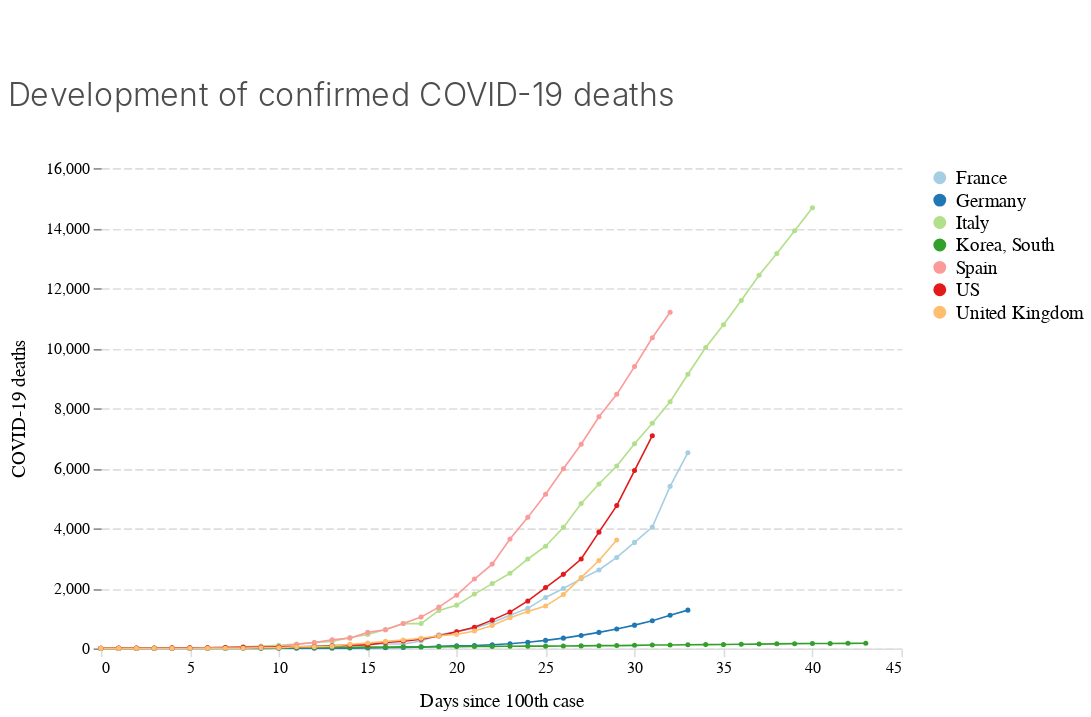

Notebook cell for this chart:
### Code cell
chart_deaths

### Figure 1 — Vega-Lite specification as saved in the notebook (floating-point values rounded to 4 significant figures; data arrays with more than 128 entries replaced by an {"elided": "..."} marker saying what was removed)
{"$schema": "https://vega.github.io/schema/vega-lite/v3.4.0.json", "config": {"area": {"fill": "#1696d2"}, "axisX": {"domain": true, "domainColor": "#DEDDDD", "domainDashOffset": 10, "domainWidth": 1, "grid": false, "labelAngle": 0, "labelFont": "Avenir", "labelFontSize": 10, "tickColor": "#DEDDDD", "titleFont": "Avenir", "titleFontSize": 12, "titleFontWeight": 400, "titlePadding": 10}, "axisY": {"domain": false, "domainDashOffset": 10, "grid": true, "gridColor": "#DEDDDD", "gridDash": [5, 2], "gridWidth": 1, "labelAngle": 0, "labelFont": "Avenir", "labelFontSize": 10, "titleFont": "Avenir", "titleFontSize": 12, "titleFontWeight": 400, "titlePadding": 10}, "bar": {"fill": "#1696d2", "strokeWidth": 0}, "guide-title": {"color": "Monospace", "font": "Avenir", "fontSize": 15}, "header": {"titleFontSize": 12, "titleFontWeight": 400}, "legend": {"labelFont": "Avenir", "labelFontSize": 12, "symbolSize": 50, "symbolType": "circle", "title": "", "titleFont": "Avenir", "titleFontSize": 12}, "line": {"color": "#1696d2", "stroke": "#1696d2", "strokeWidth": 1}, "path": {"stroke": "#1696d2"}, "point": {"filled": true}, "range": {"category": ["#a6cee3", "#1f78b4", "#b2df8a", "#33a02c", "#fb9a99", "#e31a1c", "#fdbf6f", "#ff7f00"], "diverging": ["#cfe8f3", "#a2d4ec", "#73bfe2", "#46abdb", "#1696d2", "#12719e"]}, "text": {"align": "right", "color": "#1696d2", "font": "Avenir", "fontSize": 12, "fontWeight": 400, "size": 11}, "title": {"anchor": "start", "color": "#4d4d4d", "font": "Avenir", "fontSize": 20, "fontWeight": 300, "lineHeight": 100, "offset": 30}, "trail": {"color": "#1696d2", "stroke": "#1696d2"}, "view": {"strokeWidth": 0}}, "data": {"name": "data-b678ed57416fd24f6bcf75d2428b60bb"}, "datasets": {"data-b678ed57416fd24f6bcf75d2428b60bb": {"elided": "248 records"}}, "encoding": {"color": {"field": "country", "type": "nominal"}, "x": {"field": "days_since100", "title": "Days since 100th case", "type": "quantitative"}, "y": {"field": "deaths", "title": "COVID-19 deaths", "type": "quantitative"}}, "height": 300, "mark": {"point": {"shape": "circle", "size": 10}, "type": "line"}, "padding": {"bottom": 5, "left": 5, "right": 5, "top": 50}, "title": "Development of confirmed COVID-19 deaths", "width": 500}
